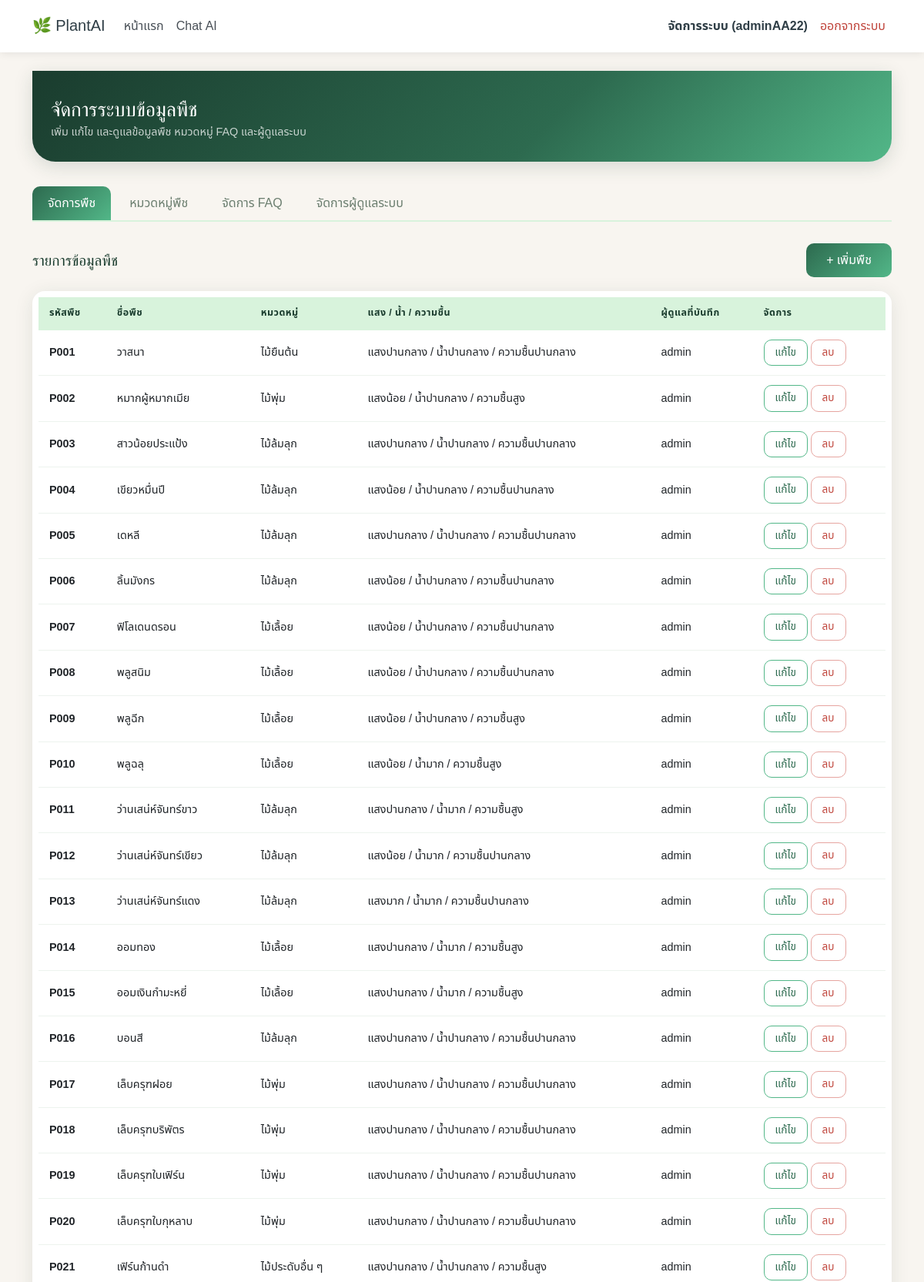
The app's page /management/ (signed in, upper part) with its own data.
### PlantAI_App/models.py (models this page shows, shortened)
class Plant(models.Model):
    LIGHT_CHOICES = [
        ('low', 'แสงน้อย'),
        ('medium', 'แสงปานกลาง'),
        ('high', 'แสงมาก'),
    ]
    WATER_CHOICES = [
        ('low', 'น้ำน้อย'),
        ('medium', 'น้ำปานกลาง'),
        ('high', 'น้ำมาก'),
    ]
    HUMIDITY_CHOICES = [
        ('low', 'ความชื้นต่ำ'),
        ('medium', 'ความชื้นปานกลาง'),
        ('high', 'ความชื้นสูง'),
    ]
    plant_id = models.CharField(primary_key=True, max_length=11, editable=False)  # เช่น P001
    plant_name = models.CharField(max_length=50, unique=True)  # ชื่อพืช
    light = models.CharField(max_length=10, choices=LIGHT_CHOICES)
    water = models.CharField(max_length=10, choices=WATER_CHOICES)
    humidity = models.CharField(max_length=10, choices=HUMIDITY_CHOICES)
    description = models.TextField(blank=True, null=True)  # รายละเอียด/คำอธิบายเพิ่มเติมของพืช
    category = models.ForeignKey(
        PlantCategory, db_column="category_id", on_delete=models.CASCADE,
        related_name="plants"
    )
    admin = models.ForeignKey(
        Admin, db_column="admin_id", on_delete=models.CASCADE,
        related_name="plants"
    )
    class Meta:
        db_table = "plant"
        verbose_name = "พืช"

class PlantCategory(models.Model):
    category_id = models.CharField(primary_key=True, max_length=11, editable=False)  # เช่น C001
    category_name = models.CharField(max_length=50, unique=True)  # ชื่อหมวดหมู่ เช่น "ไม้เลื้อย"
    detail = models.TextField(blank=True, null=True)  # คำอธิบายหมวดหมู่ (ใส่หรือไม่ใส่ก็ได้)
    admin = models.ForeignKey(
        Admin, db_column="admin_id", on_delete=models.CASCADE,
        related_name="plant_categories"
    )
    class Meta:
        db_table = "plant_category"
        verbose_name = "หมวดหมู่พืช"

class Admin(models.Model):
    admin_id = models.CharField(primary_key=True, max_length=11, editable=False)
    username = models.CharField(max_length=50, unique=True)  # ชื่อผู้ใช้ ต้องไม่ซ้ำกัน
    email = models.EmailField(max_length=50)
    password = models.CharField(max_length=25)  # ควร hash ด้วย make_password ก่อนบันทึก
    class Meta:
        db_table = "admin"  # กำหนดชื่อตารางจริงใน database เป็น "admin"
        verbose_name = "ผู้ดูแลระบบ"  # ชื่อที่แสดงใน Django admin

### PlantAI_App/views.py (the view)
    def wrapper(request, *args, **kwargs):
        if 'admin_id' not in request.session:
            return redirect('login')
        return view_func(request, *args, **kwargs)

### PlantAI_App/views.py (called while the page is built)
def admin_required(view_func):
    def wrapper(request, *args, **kwargs):
        if 'admin_id' not in request.session:
            return redirect('login')
        return view_func(request, *args, **kwargs)
    return wrapper

@admin_required
def management_view(request):
    tab = request.GET.get('tab', 'plants')  # ค่าเริ่มต้นถ้าไม่ระบุ tab คือ 'plants'
    plants = Plant.objects.select_related('category', 'admin').all()
    categories = PlantCategory.objects.select_related('admin').all()
    faqs = Faq.objects.all()
    admins = Admin.objects.all()
    return render(request, 'management.html', {
        'tab': tab,
        'plants': plants,
        'categories': categories,
        'faqs': faqs,
        'admins': admins,
    })

### PlantAI_App/templates/management.html (shortened to what this page needs)
{% extends 'base.html' %}
{% block content %}
{% load static %}
<link rel="stylesheet" href="{% static 'plants/css/style_admin.css' %}">
<div class="admin-hero">
    <h2>จัดการระบบข้อมูลพืช</h2>
    <p>เพิ่ม แก้ไข และดูแลข้อมูลพืช หมวดหมู่ FAQ และผู้ดูแลระบบ</p>
</div>
<ul class="nav nav-tabs-plant">
    <li class="nav-item">
        <a class="nav-link {% if tab == 'plants' %}active{% endif %}" href="?tab=plants">จัดการพืช</a>
    </li>
    <li class="nav-item">
        <a class="nav-link {% if tab == 'categories' %}active{% endif %}" href="?tab=categories">หมวดหมู่พืช</a>
    </li>
    <li class="nav-item">
        <a class="nav-link {% if tab == 'faqs' %}active{% endif %}" href="?tab=faqs">จัดการ FAQ</a>
    </li>
    <li class="nav-item">
        <a class="nav-link {% if tab == 'admins' %}active{% endif %}" href="?tab=admins">จัดการผู้ดูแลระบบ</a>
    </li>
</ul>
<div class="tab-content">
    {% if tab == 'plants' %}
    <div class="section-header">
        <h4>รายการข้อมูลพืช</h4>
        <a href="{% url 'plant_add' %}" class="btn btn-plant-primary">+ เพิ่มพืช</a>
    </div>
    <div class="table-plant-wrap">
        <table class="table table-plant align-middle">
            <thead>
                <tr>
                    <th>รหัสพืช</th>
                    <th>ชื่อพืช</th>
                    <th>หมวดหมู่</th>
                    <th>แสง / น้ำ / ความชื้น</th>
                    <th>ผู้ดูแลที่บันทึก</th>
                    <th>จัดการ</th>
                </tr>
            </thead>
            <tbody>
                {% for p in plants %}
                <tr>
                    <td><strong>{{ p.plant_id }}</strong></td>
                    <td>{{ p.plant_name }}</td>
                    <td>{{ p.category.category_name }}</td>
                    <td>{{ p.get_light_display }} / {{ p.get_water_display }} / {{ p.get_humidity_display }}</td>
                    <td>{{ p.admin.username }}</td>
                    <td>
                        <a href="{% url 'plant_edit' p.plant_id %}" class="btn btn-plant-warning">แก้ไข</a>
                        <a href="{% url 'plant_delete' p.plant_id %}" class="btn btn-plant-danger" onclick="return confirm('ยืนยันการลบ?')">ลบ</a>
                    </td>
                </tr>
                {% empty %}
                <tr><td colspan="6" class="text-center text-muted py-4">ไม่พบข้อมูลพืช</td></tr>
                {% endfor %}
            </tbody>
        </table>
    </div>
    {% endif %}
</div>
{% endblock %}

### PlantAI_App/static/plants/css/style_base.css (style rules this page uses)
:root { --green-deep: #1a3c2e; --green-mid: #2d6a4f; --green-light: #52b788; --green-pale: #d8f3dc; --cream: #f8f5f0; --brown: #7a5c3a; --text-dark: #1a2e20; --text-muted: #6b7e6f; --shadow-card: 0 4px 24px rgba(26,60,46,0.10); --shadow-hover: 0 8px 32px rgba(26,60,46,0.18); --radius: 16px; --radius-sm: 10px; }
body { background-color: var(--cream); font-family: 'Noto Sans Thai', sans-serif; color: var(--text-dark); }
.btn-plant-primary { background: linear-gradient(135deg, var(--green-mid), var(--green-light)); border: none; color: #fff; border-radius: var(--radius-sm); padding: 10px 26px; font-family: 'Noto Sans Thai', sans-serif; font-weight: 500; transition: transform 0.15s, box-shadow 0.15s; }
.btn-plant-danger { background: #fff; border: 1.5px solid #e6a5a0; color: #c0453c; border-radius: var(--radius-sm); padding: 6px 14px; font-size: 0.85rem; transition: background 0.15s, color 0.15s; }
.btn-plant-warning { background: #fff; border: 1.5px solid var(--green-light); color: var(--green-mid); border-radius: var(--radius-sm); padding: 6px 14px; font-size: 0.85rem; transition: background 0.15s, color 0.15s; }

### PlantAI_App/static/plants/css/style_admin.css (style rules this page uses)
.admin-hero { background: linear-gradient(135deg, var(--green-deep) 0%, var(--green-mid) 60%, var(--green-light) 100%); border-radius: 0 0 30px 30px; padding: 36px 24px 28px; margin-bottom: 32px; box-shadow: 0 6px 24px rgba(26,60,46,0.15); }
.admin-hero h2 { font-family: 'Playfair Display', serif; color: #fff; font-size: 1.6rem; margin-bottom: 2px; }
.admin-hero p { color: rgba(255,255,255,0.75); font-size: 0.9rem; margin: 0; }
.nav-tabs-plant { border-bottom: 2px solid var(--green-pale); margin-bottom: 28px; gap: 4px; }
.nav-tabs-plant .nav-link { border: none; border-radius: var(--radius-sm) var(--radius-sm) 0 0; color: var(--text-muted); font-weight: 500; padding: 10px 20px; transition: all 0.15s; }
.nav-tabs-plant .nav-link.active { background: linear-gradient(135deg, var(--green-mid), var(--green-light)); color: #fff; }
.table-plant-wrap { background: #fff; border-radius: var(--radius); box-shadow: var(--shadow-card); padding: 8px; overflow-x: auto; }
.table-plant { margin-bottom: 0; }
.table-plant thead th { background: var(--green-pale); color: var(--green-deep); font-size: 0.78rem; text-transform: uppercase; letter-spacing: 0.04em; border: none; padding: 12px 14px; }
.table-plant tbody td { padding: 12px 14px; vertical-align: middle; border-color: #edf3ee; font-size: 0.9rem; }
.section-header { display: flex; justify-content: space-between; align-items: center; margin-bottom: 18px; flex-wrap: wrap; gap: 10px; }
.section-header h4 { font-family: 'Playfair Display', serif; color: var(--green-deep); font-size: 1.2rem; margin: 0; }

### records on screen
Plant: plant_id "P001", plant_name "วาสนา", category.category_name "ไม้ยืนต้น", light "แสงปานกลาง", water "น้ำปานกลาง", humidity "ความชื้นปานกลาง", admin.username "admin"
Plant: plant_id "P002", plant_name "หมากผู้หมากเมีย", category.category_name "ไม้พุ่ม", light "แสงน้อย", water "น้ำปานกลาง", humidity "ความชื้นสูง", admin.username "admin"
Plant: plant_id "P003", plant_name "สาวน้อยประแป้ง", category.category_name "ไม้ล้มลุก", light "แสงปานกลาง", water "น้ำปานกลาง", humidity "ความชื้นปานกลาง", admin.username "admin"
Plant: plant_id "P004", plant_name "เขียวหมื่นปี", category.category_name "ไม้ล้มลุก", light "แสงน้อย", water "น้ำปานกลาง", humidity "ความชื้นปานกลาง", admin.username "admin"
Plant: plant_id "P005", plant_name "เดหลี", category.category_name "ไม้ล้มลุก", light "แสงปานกลาง", water "น้ำปานกลาง", humidity "ความชื้นปานกลาง", admin.username "admin"
Plant: plant_id "P006", plant_name "ลิ้นมังกร", category.category_name "ไม้ล้มลุก", light "แสงน้อย", water "น้ำปานกลาง", humidity "ความชื้นปานกลาง", admin.username "admin"
Plant: plant_id "P007", plant_name "ฟิโลเดนดรอน", category.category_name "ไม้เลื้อย", light "แสงน้อย", water "น้ำปานกลาง", humidity "ความชื้นปานกลาง", admin.username "admin"
Plant: plant_id "P008", plant_name "พลูสนิม", category.category_name "ไม้เลื้อย", light "แสงน้อย", water "น้ำปานกลาง", humidity "ความชื้นปานกลาง", admin.username "admin"
Plant: plant_id "P009", plant_name "พลูฉีก", category.category_name "ไม้เลื้อย", light "แสงน้อย", water "น้ำปานกลาง", humidity "ความชื้นสูง", admin.username "admin"
Plant: plant_id "P010", plant_name "พลูฉลุ", category.category_name "ไม้เลื้อย", light "แสงน้อย", water "น้ำมาก", humidity "ความชื้นสูง", admin.username "admin"
Plant: plant_id "P011", plant_name "ว่านเสน่ห์จันทร์ขาว", category.category_name "ไม้ล้มลุก", light "แสงปานกลาง", water "น้ำมาก", humidity "ความชื้นสูง", admin.username "admin"
Plant: plant_id "P012", plant_name "ว่านเสน่ห์จันทร์เขียว", category.category_name "ไม้ล้มลุก", light "แสงน้อย", water "น้ำมาก", humidity "ความชื้นปานกลาง", admin.username "admin"
Plant: plant_id "P013", plant_name "ว่านเสน่ห์จันทร์แดง", category.category_name "ไม้ล้มลุก", light "แสงมาก", water "น้ำมาก", humidity "ความชื้นปานกลาง", admin.username "admin"
Plant: plant_id "P014", plant_name "ออมทอง", category.category_name "ไม้เลื้อย", light "แสงปานกลาง", water "น้ำมาก", humidity "ความชื้นสูง", admin.username "admin"
Plant: plant_id "P015", plant_name "ออมเงินกำมะหยี่", category.category_name "ไม้เลื้อย", light "แสงปานกลาง", water "น้ำมาก", humidity "ความชื้นสูง", admin.username "admin"
Plant: plant_id "P016", plant_name "บอนสี", category.category_name "ไม้ล้มลุก", light "แสงปานกลาง", water "น้ำปานกลาง", humidity "ความชื้นปานกลาง", admin.username "admin"
Plant: plant_id "P017", plant_name "เล็บครุฑฝอย", category.category_name "ไม้พุ่ม", light "แสงปานกลาง", water "น้ำปานกลาง", humidity "ความชื้นปานกลาง", admin.username "admin"
Plant: plant_id "P018", plant_name "เล็บครุฑบริพัตร", category.category_name "ไม้พุ่ม", light "แสงปานกลาง", water "น้ำปานกลาง", humidity "ความชื้นปานกลาง", admin.username "admin"
Plant: plant_id "P019", plant_name "เล็บครุฑใบเฟิร์น", category.category_name "ไม้พุ่ม", light "แสงปานกลาง", water "น้ำปานกลาง", humidity "ความชื้นปานกลาง", admin.username "admin"
Plant: plant_id "P020", plant_name "เล็บครุฑใบกุหลาบ", category.category_name "ไม้พุ่ม", light "แสงปานกลาง", water "น้ำปานกลาง", humidity "ความชื้นปานกลาง", admin.username "admin"
Plant: plant_id "P021", plant_name "เฟิร์นก้านดำ", category.category_name "ไม้ประดับอื่น ๆ", light "แสงปานกลาง", water "น้ำปานกลาง", humidity "ความชื้นสูง", admin.username "admin"

### other values on screen
{{ request.session.admin_username }} "adminAA22"
